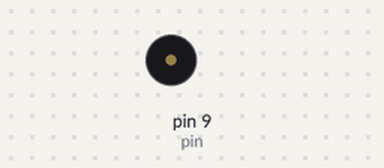
A sketch run on a simulated Arduino Uno, built with avr-gcc and run on an emulated ATmega328P. On the bench: buzzer (waves = sounding).

Above: at 0.85 s.
At 9.55 s:
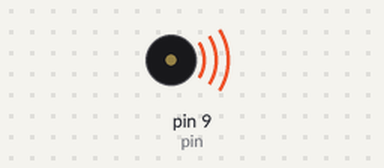
Timing chart, 0 to 10.0 s (numbered marks = the images above):
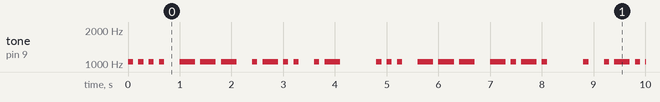

The sketch:

P7.2_Morse_Nom.ino
```cpp
/******************************************************************************
**                                                                           **
**                              Morse                                        **
**                                                                           **
**                                                                           **
******************************************************************************/

//****** Includes *************************************************************

//****** Variables ************************************************************
// pin for speaker
 const int pin = 9;

 int note = 1047;
 int velocitat = 10;

//****** Setup ****************************************************************
 void setup()
{
}

//****** Loop *****************************************************************
 void loop()
{
  //H   ** Hola sóc el Juan **
  punt();
  punt();
  punt();
  punt();
  //Espai entre lletres
  espaiL();
  //O
  ratlla();
  ratlla();
  ratlla();
  //Espai entre lletres
  espaiL();
  //L
  punt();
  ratlla();
  punt();
  punt();
  //Espai entre lletres
  espaiL();
  //A
  punt();
  ratlla();
  //Espai entre paraules
  espaiP();
  //S
  punt();
  punt();
  punt();
  //Espai entre lletres
  espaiL();
  //O
  ratlla();
  ratlla();
  ratlla();
  //Espai entre lletres
  espaiL();
  //C
  ratlla();
  punt();
  ratlla();
  punt();
  //Espai entre paraules
  espaiP();
  //E
  punt();
  //Espai entre lletres
  espaiL();
  //L
  punt();
  ratlla();
  punt();
  punt();
  //Espai entre paraules
  espaiP();
  //J
  punt();
  ratlla();
  ratlla();
  ratlla();
   //Espai entre lletres
  espaiL();
  //U
  punt();
  punt();
  ratlla();
   //Espai entre lletres
  espaiL();
  //A
  punt();
  ratlla();
   //Espai entre lletres
  espaiL();
  //N
  ratlla();
  punt();
  //Espai entre paraules
  espaiP();


}

//****** Funcions *************************************************************
 void punt()
{
  tone(pin, note, 1000/velocitat);
  delay(1000/velocitat);
  delay(1000/velocitat);
}

 void ratlla()
{
  tone(pin, note, 3*(1000/velocitat));
  delay(3*(1000/velocitat));
  delay(1000/velocitat);
}

 void espaiL()  //Espai entre lletres
{
  delay(2*(1000/velocitat));
}

 void espaiP()  //Espai entre paraules
{
  delay(6*(1000/velocitat));
}
```

Measured:
- by itself, tone on pin 9 (pin): plays 1047 Hz for 0.10 s, 1047 Hz for 0.10 s, 1047 Hz for 0.10 s, 1047 Hz for 0.10 s, 1047 Hz for 0.30 s, 1047 Hz for 0.30 s … (331 notes in this stretch)
